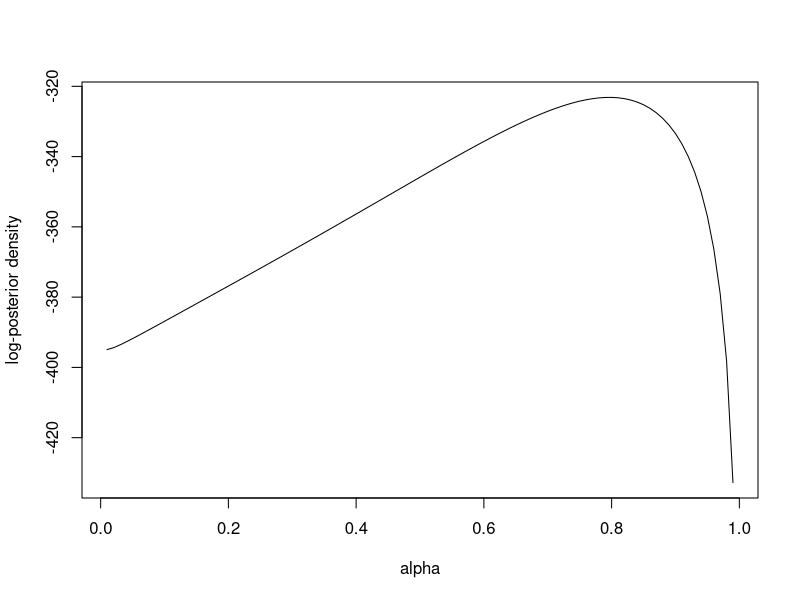
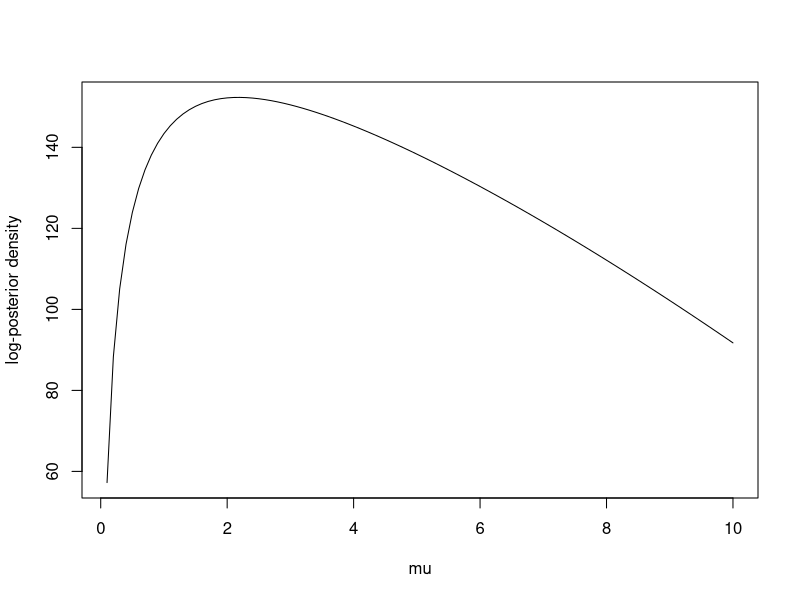
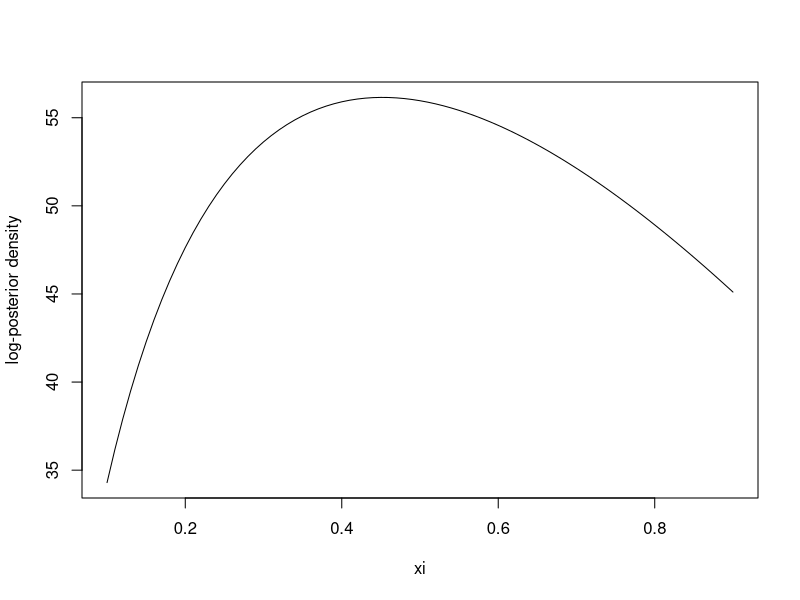

Recreate these plots in R, in order.
# GPAR(1) - Full conditional posteriors
# Author: Cleiton Moya de Almeida
#####

graphics.off()  # close all plots
rm(list=ls())	# clear the (global) environment variables
cat("\014") 	# clear the console (Ctrl+L)

# Read the data
x_df <- read.csv("x.csv", header = TRUE)
x <- as.vector(x_df$x)

# Log-sum-exp auxiliary function
logsumexp <- function(x){
    c <- max(x)
    y <- c + log(sum((exp(x-c))))
    return(y)
}

# Auxiliary functions to compute full conditional posteriors
logf1 <- function(r, t, alpha, mu, xi, x){
    q <- 1-alpha
    y <- log(choose(x[t-1], r)) + (r-1)*log(alpha*mu + r*xi) + 
        (x[t-1]-r-1)*log(q*mu + (x[t-1]-r)*xi)
    return(y)
}

logf2 <- function(r, t, alpha, mu, xi, x){
    q <- 1-alpha
    y <- (x[t]-r-1)*log(q*mu + xi*(x[t]-r)) -xi*(x[t]-r) - 
        log(factorial(x[t]-r))
    return(y)
}

# Full conditional log-posterior of alpha
logpost_alpha <- function(alpha, mu, xi, x, a, b){
    q <- 1-alpha
    n <- length(x)
    logc1 <- (a+n-2)*log(alpha) + (b+2*n-3)*log(q) - q*mu*(n-1)
    
    soma1 <- 0
    for (t in 2:n){
        logc2 <- -(x[t-1]-1)*log(mu + x[t-1]*xi)
        Mt <- min(x[t], x[t-1])
        r_seq <- 0:Mt
        
        g <- function(r) logf1(r, t, alpha, mu, xi, x) + logf2(r, t, alpha, mu, xi, x)
        logsoma2 <- logsumexp(sapply(r_seq, g))
        soma1 <- soma1 + logc2 + logsoma2
    }
    logpost <- logc1 + soma1
    return(logpost)
}

# Full conditional log-posterior of mu
logpost_mu <- function(alpha, mu, xi, x, c, d){
    q <- 1-alpha
    n <- length(x)
    logc1 <- (c+2*n-3)*log(mu) - mu*(d + q*(n-1))

    soma1 <- 0
    for (t in 2:n){
        logc2 <- -(x[t-1]-1)*log(mu + x[t-1]*xi)
        Mt <- min(x[t], x[t-1])
        r_seq <- 0:Mt
        
        g <- function(r) logf1(r, t, alpha, mu, xi, x) + logf2(r, t, alpha, mu, xi, x)
        logsoma2 <- logsumexp(sapply(r_seq, g))
        soma1 <- soma1 + logc2 + logsoma2
    }
    logpost <- logc1 + soma1
    return(logpost)
}

# Full conditional log-posterior of xi
logpost_xi <- function(alpha, mu, xi, x, g, h){
    n <- length(x)
    logc1 <- (g-1)*log(xi) - h*xi
    
    soma1 <- 0
    for (t in 2:n){
        logc2 <- -(x[t-1]-1)*log(mu + x[t-1]*xi)
        Mt <- min(x[t], x[t-1])
        r_seq <- 0:Mt
        
        g <- function(r) logf1(r, t, alpha, mu, xi, x) + logf2(r, t, alpha, mu, xi, x)
        logsoma2 <- logsumexp(sapply(r_seq, g))
        soma1 <- soma1 + logc2 + logsoma2
    }
    logpost <- logc1 + soma1
    return(logpost)
}

# Model parameters
alpha <- 0.8
mu    <- 2
xi    <- 0.5

# Prior hyperparameters
a <- 0.01
b <- 0.01
c <- 0.1
d <- 0.1
g <- 0.1
h <- 0.1

# Plot the full conditional posteriors
alpha_seq      <- seq(0.01, 0.99, 0.01)
mu_seq <- seq(0.1, 10, 0.1)
xi_seq  <- seq(0.1, 0.9, 0.01)

h1 <- function(z) logpost_alpha(alpha=z, mu, xi, x, a, b)
h2 <- function(z) logpost_mu(alpha, mu=z, xi, x, c, d)
h3 <- function(z) logpost_xi(alpha, mu, xi=z, x, g, h)

y1 <- sapply(alpha_seq, h1)
y2 <- sapply(mu_seq, h2)
y3 <- sapply(xi_seq, h3)

plot(alpha_seq, y1, type="l", xlab="alpha", ylab="log-posterior density")
plot(mu_seq, y2, type="l", xlab="mu", ylab="log-posterior density")
plot(xi_seq, y3, type="l", xlab="xi", ylab="log-posterior density")